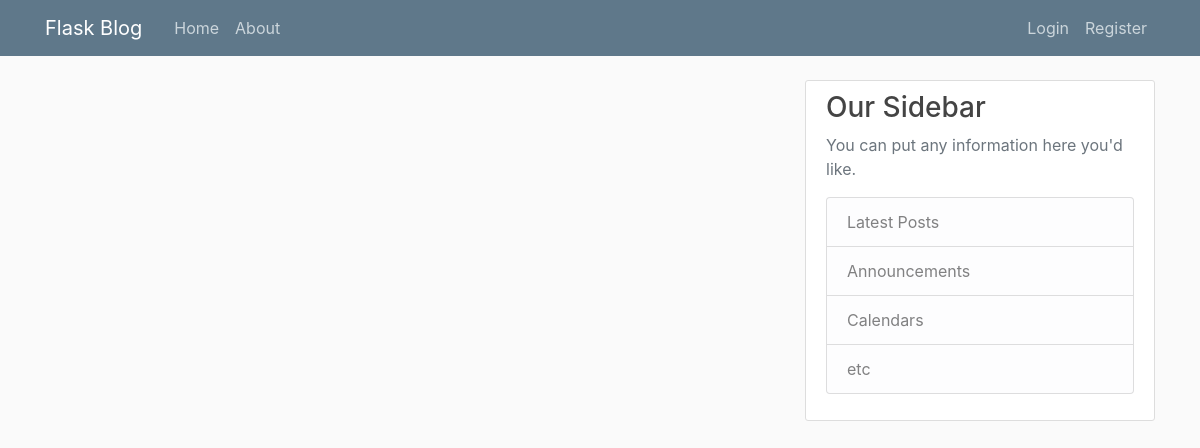
Page /home on the earlier database version.
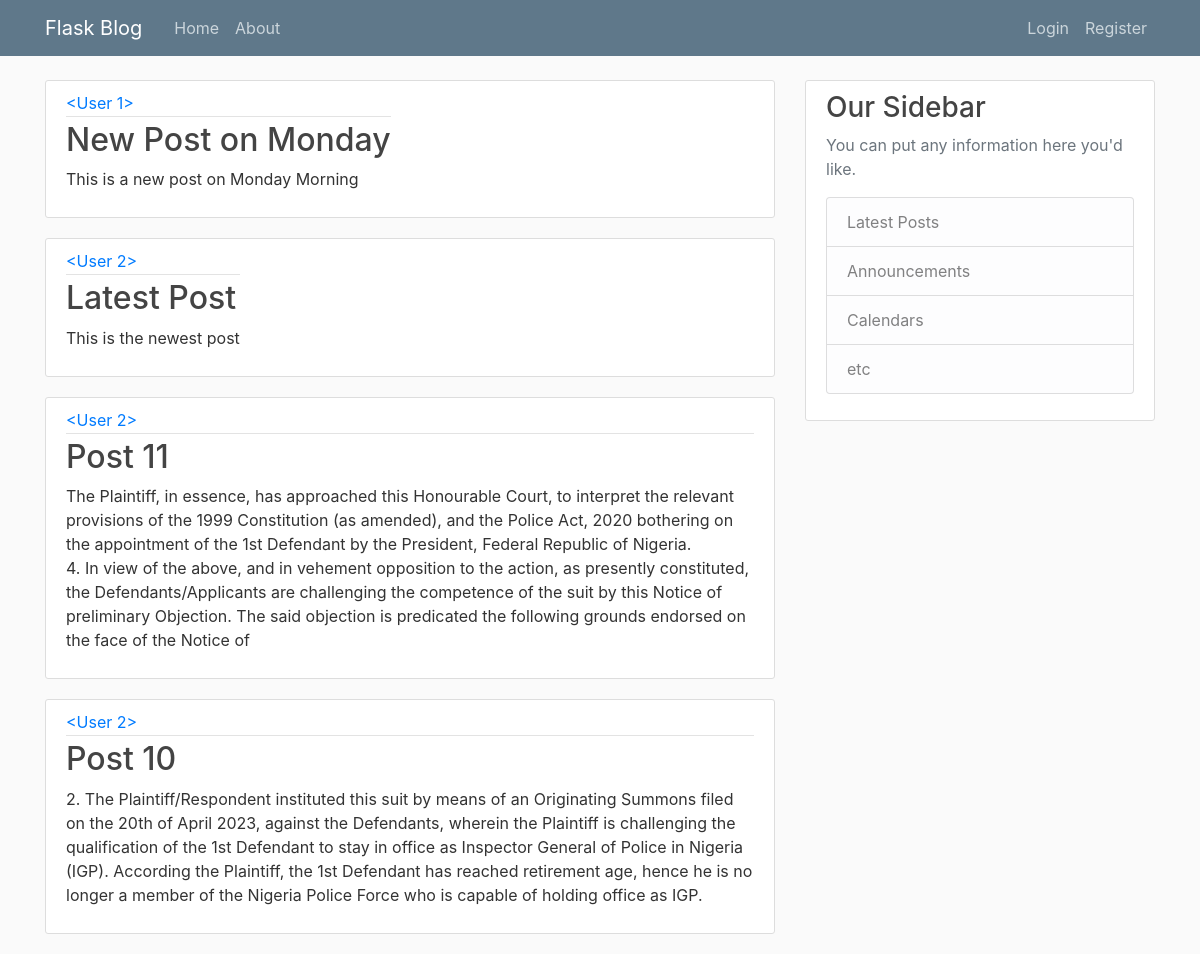
Same page on the later database version.
### flaskblog/models.py (models this page shows)
class Post(db.Model):
    id = db.Column(db.Integer, primary_key=True)
    title = db.Column(db.String(100), nullable=False)
    date_posted = db.Column(db.DateTime, nullable=False, default=datetime.utcnow)
    content = db.Column(db.Text, nullable=False)
    user_id = db.Column(db.Integer, db.ForeignKey('user.id'), nullable=False)

### flaskblog/routes.py (the view)
@app.route('/')
@app.route('/home')
def home():
    page = request.args.get('page', 1, type=int)
    posts= Post.query.order_by(Post.date_posted.desc()).paginate(page=page, per_page=4)#number of post per page
    return render_template('home.html', posts=posts, title='Home Page')

### flaskblog/templates/home.html (shortened to what this page needs)
{% extends 'layout.html' %}
{% block content %}
    {% for post in posts %}
<article class="media content-section">
<div class="mdeia-body">
   <div class="article-metadata">
   <a href="#" class="mr-2">{{ post.author }}</a>
</div>
<h2><a href="#" class="article-title">{{ post.title }}</a></h2>
<p class="article-content">{{ post.content }}</p>
</div>
</article>
    {% endfor %}
{% endblock %}

### flaskblog/templates/layout.html (shortened to what this page needs)
 <!DOCTYPE html>
<html>
<head>
    <link rel="stylesheet" href="https://maxcdn.bootstrapcdn.com/bootstrap/4.0.0/css/bootstrap.min.css">
    <link rel="stylesheet" type="text/css" href="{{ url_for('static', filename='css/main.css') }}">
</head>
<body>
    <header class="site-header">
      <nav class="navbar navbar-expand-md navbar-dark bg-steel fixed-top">
        <div class="container">
          <a class="navbar-brand mr-4" href="/">Flask Blog</a>
          <div class="collapse navbar-collapse" id="navbarToggle">
            <div class="navbar-nav mr-auto">
              <a class="nav-item nav-link" href="{{ url_for('home') }}">Home</a>
              <a class="nav-item nav-link" href="{{ url_for('about') }}">About</a>
            </div>
            <div class="navbar-nav">
              {% if current_user.is_authenticated %}
              <a class="nav-item nav-link" href="{{ url_for('new_post') }}">New Post</a>
              <a class="nav-item nav-link" href="{{ url_for('account') }}">Account</a>
              <a class="nav-item nav-link" href="{{ url_for('logout') }}">Logout</a>
              {% else %}
              <a class="nav-item nav-link" href="{{ url_for('login') }}">Login</a>
              <a class="nav-item nav-link" href="{{ url_for('register') }}">Register</a>
              {% endif %}
            </div>
          </div>
        </div>
      </nav>
    </header>
    <main role="main" class="container">
      <div class="row">
        <div class="col-md-8">
          {% block content %}{% endblock %}
        </div>
        <div class="col-md-4">
          <div class="content-section">
            <h3>Our Sidebar</h3>
            <p class='text-muted'>You can put any information here you'd like.
              <ul class="list-group">
                <li class="list-group-item list-group-item-light">Latest Posts</li>
                <li class="list-group-item list-group-item-light">Announcements</li>
                <li class="list-group-item list-group-item-light">Calendars</li>
                <li class="list-group-item list-group-item-light">etc</li>
              </ul>
            </p>
          </div>
        </div>
      </div>
    </main>
</body>
</html>

### flaskblog/static/css/main.css (style rules this page uses)
body { background: #fafafa; color: #333333; margin-top: 5rem; }
h1, h2, h3, h4, h5, h6 { color: #444444; }
.bg-steel { background-color: #5f788a; }
.site-header .navbar-nav .nav-link { color: #cbd5db; }
.content-section { background: #ffffff; padding: 10px 20px; border: 1px solid #dddddd; border-radius: 3px; margin-bottom: 20px; }
.article-title { color: #444444; }
.article-content { white-space: pre-line; }
.article-metadata { padding-bottom: 1px; margin-bottom: 4px; border-bottom: 1px solid #e3e3e3 }

Differences in the rows shown:
added Post: author "<User 1>", title "New Post on Monday", content "This is a new post on Monday Morning"
added Post: author "<User 2>", title "Latest Post", content "This is the newest post"
added Post: author "<User 2>", title "Post 11", content "The Plaintiff, in essence, has approached this Honourable Court, to interpret the relevant provisions of the 1999 Constitution (as amended), and the Police Act, 2020 bothering on the appointment of the 1st Defendant by the President, Federal Republic of Nigeria. 4. In view of the above, and in vehement opposition to the action, as presently constituted, the Defendants/Applicants are challenging the competence of the suit by this Notice of preliminary Objection. The said objection is predicated the following grounds endorsed on the face of the Notice of"
added Post: author "<User 2>", title "Post 10", content "2. The Plaintiff/Respondent instituted this suit by means of an Originating Summons filed on the 20th of April 2023, against the Defendants, wherein the Plaintiff is challenging the qualification of the 1st Defendant to stay in office as Inspector General of Police in Nigeria (IGP). According the Plaintiff, the 1st Defendant has reached retirement age, hence he is no longer a member of the Nigeria Police Force who is capable of holding office as IGP."
